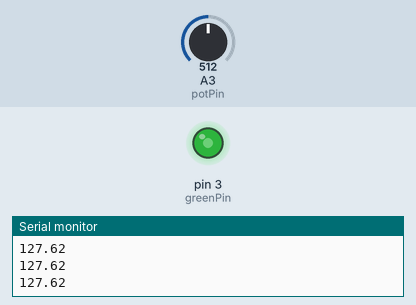
Recording of a sketch running on a simulated Arduino Uno, built with avr-gcc and run on an emulated ATmega328P. On the bench: output pins drawn as LEDs (lit = HIGH), the last lines printed to the serial monitor. The test bench sets the inputs (shaded band); at power-on: A3 (potPin) = 512.

Above: at 1.2 s.
1.3 s: A3 (potPin) set to 716
At 2.4 s:
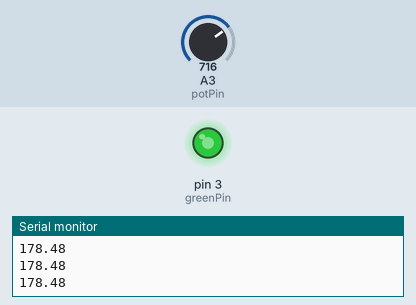
2.8 s: A3 (potPin) set to 900
At 3.4 s:
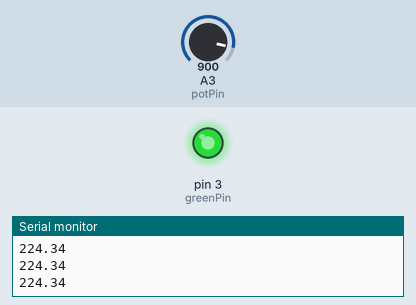
4.3 s: A3 (potPin) set to 122
At 5.5 s:
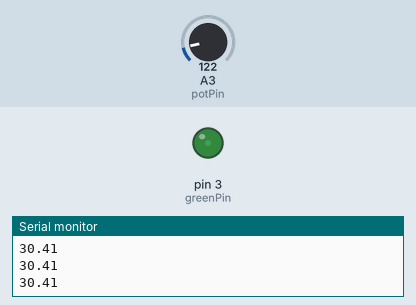
5.8 s: A3 (potPin) set to 0
At 6.7 s:
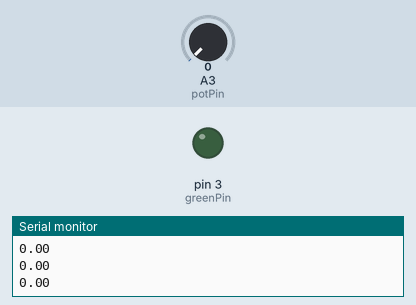
7.3 s: A3 (potPin) set to 511
At 8.1 s:
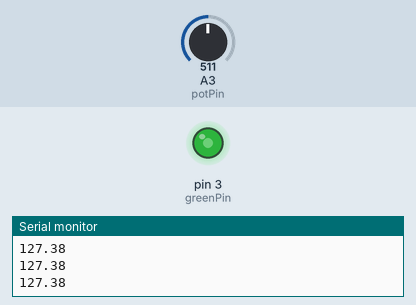
Timing chart, 0 to 9.8 s (numbered marks = the images above; inputs shaded):
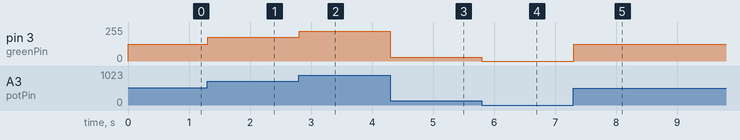

The sketch:

Dimmable_LED.ino
```cpp
int potPin = A3;
int greenPin = 3;
int potVal;
float LEDVal;


void setup() {
  // put your setup code here, to run once:

pinMode(potPin,INPUT);
pinMode(greenPin,OUTPUT);
Serial.begin(9600);
}

void loop() {
  // put your main code here, to run repeatedly:
  potVal=analogRead(potPin);
  LEDVal=(255./1023.)*potVal;
  analogWrite(greenPin,LEDVal);
  Serial.println(LEDVal);
}
```

Measured:
- after the input at 1.3 s, pin 3 (greenPin): 127/255 → 178/255 at once
- after the input at 2.8 s, pin 3 (greenPin): 178/255 → 224/255 at once
- after the input at 4.3 s, pin 3 (greenPin): 224/255 → 30/255 at once
- after the input at 5.8 s, pin 3 (greenPin): 30/255 → 0/255 at once
- after the input at 7.3 s, pin 3 (greenPin): 0/255 → 127/255 at once
